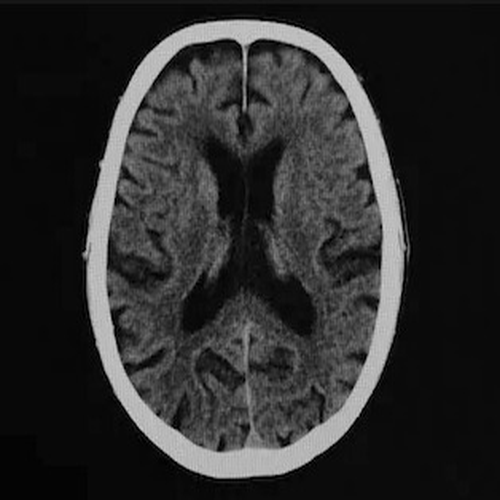
#> input picture data/processed/healthy/image_0000.png, 500 x 500 px, found by its file name; its folder holds only this picture in this run
$ python preprocessing_demo.py
#> lines starting #> are read from the running program, lines starting #| are printed output that depends on the picture
### src/dataset_loader.py
import os
from PIL import Image

def load_dataset(path):
#> called with path = 'data'
    images = []
    labels = []

    for label in ["healthy", "tumor"]:
        class_dir = os.path.join(path, label)

        for filename in os.listdir(class_dir):
            if filename.lower().endswith((".png", ".jpg", ".jpeg")):
                img_path = os.path.join(class_dir, filename)
                img = Image.open(img_path).convert("L")  # grayscale
#> img is the input picture: PIL image 500x500 L; min 0, max 210, mean 44.9

                images.append(img)
                labels.append(label)

    return images, labels

### src/preprocessing.py
from PIL import Image

# [13 lines left out: function center_crop, not called in this run]


def preprocess(img, size=500):
    # Si la imagen es más grande, hacer center crop primero
    if img.size[0] > size or img.size[1] > size:
        cropped = center_crop(img, size)
    else:
        cropped = img

    # Resize para asegurar dimensiones exactas
    resized = cropped.resize((size, size), Image.Resampling.LANCZOS)
    return resized

### notebooks/preprocessing_demo.py
import os
import sys
import matplotlib.pyplot as plt

# Add parent directory to path
sys.path.insert(0, os.path.abspath(os.path.join(os.path.dirname(__file__), '..')))

from src.dataset_loader import load_dataset
from src.preprocessing import preprocess

# Change to project root directory
project_root = os.path.abspath(os.path.join(os.path.dirname(__file__), '..'))
os.chdir(project_root)

# Load minimal dataset
images, labels = load_dataset("data")
#> images = 2 items; labels = ['healthy', 'tumor']

# Create output directories
os.makedirs("data/processed/healthy", exist_ok=True)
os.makedirs("data/processed/tumor", exist_ok=True)

# Apply preprocessing and save
processed_images = []
for i, (img, label) in enumerate(zip(images, labels)):
    processed_img = preprocess(img)
    processed_images.append(processed_img)

    # Save processed image
    output_path = f"data/processed/{label}/image_{i:04d}.png"
    processed_img.save(output_path)
    print(f"Saved: {output_path}")
#> this loop made 2 passes
#> (label, output_path) on passes 1 to 2: ('healthy', 'data/processed/healthy/image_0000.png'), ('tumor', 'data/processed/tumor/image_0001.png')
#| Saved: data/processed/healthy/image_0000.png
#| Saved: data/processed/tumor/image_0001.png
#> after the loop, processed_images = 2 items

print(f"\nTotal images processed: {len(processed_images)}")
#| Total images processed: 2

# Visual check (if there are images)
if len(images) > 0:
    plt.figure(figsize=(8,4))

    plt.subplot(1,2,1)
    plt.imshow(images[0], cmap="gray")
    plt.title("Original")

    plt.subplot(1,2,2)
    plt.imshow(processed_images[0], cmap="gray")
    plt.title("Preprocessed")

    plt.show()
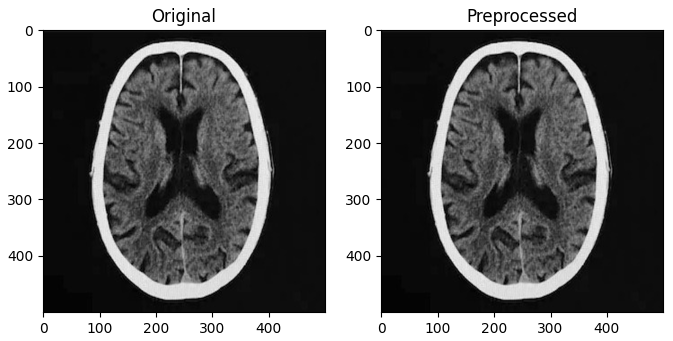
#> figure drawn by matplotlib, 2 panels
